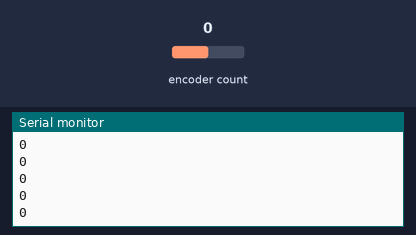
Recording of a sketch running on a simulated Arduino Uno, built with avr-gcc and run on an emulated ATmega328P. On the bench: the last lines printed to the serial monitor. The inputs (shaded band) are chosen by the test bench; at power-on: encoder count 0.

Above: at 1.2 s.
1.3 s: encoder count set to 1
At 1.9 s:
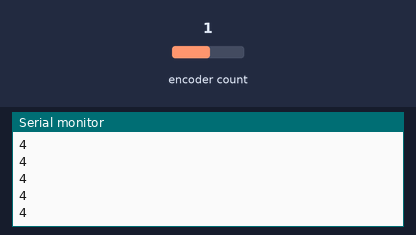
2.8 s: encoder count set to 2
At 3.7 s:
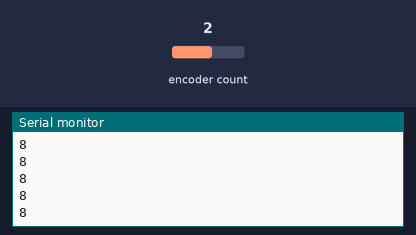
Timing chart, 0 to 5.8 s (numbered marks = the images above; inputs shaded):
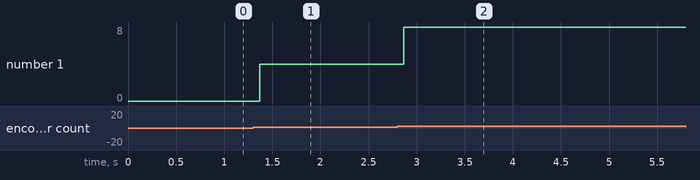

The sketch:

encoder.ino
```cpp
#include <Encoder.h>

#define enA 6
#define in1 A2
#define in2 A3

Encoder DC_Encoder(2, 3);

long old_ticks = -999;

void encoder(){
  long ticks = DC_Encoder.read();
  if (ticks != old_ticks) {
    old_ticks = ticks;
  }
  Serial.println(ticks);
}

void setup() {
  Serial.begin(9600);
}

void loop() {
  //encoder();
  long ticks = DC_Encoder.read();
  Serial.println(ticks);
}
```

Measured:
- after the input at 1.3 s, the serial monitor: prints a new line after 0.07 s (image 1)
- after the input at 2.8 s, the serial monitor: prints a new line after 0.07 s (image 2)
- plotted number 1: 0 → 4 after the input at 1.3 s, 4 → 8 after the input at 2.8 s
